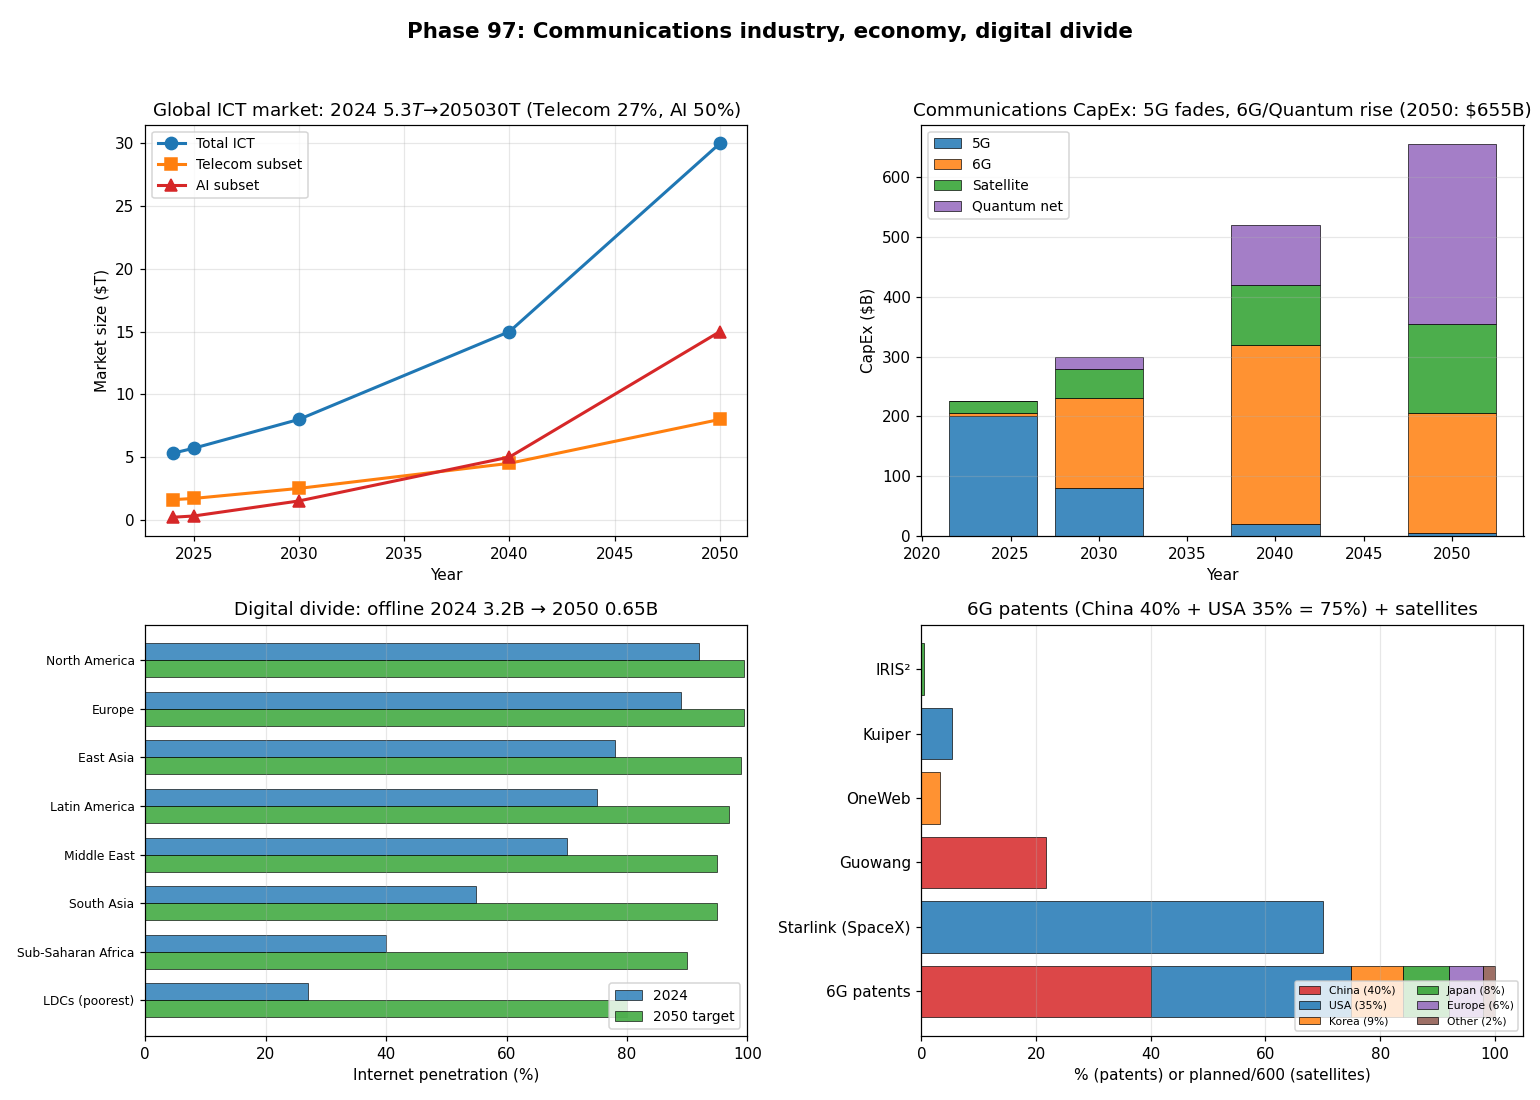

Recreate this plot in Python.
"""
Phase 97: Communications industry, economy, digital divide
Tier 1 #14 — Phase 3/4

4 numerical experiments:
1. Global ICT market 2024-2050 (Telecom + AI + Cloud subset)
2. Communications CapEx by category (5G/6G/Sat/Quantum)
3. Digital divide: internet penetration by region 2024 vs 2050 target
4. 6G patent share by country + Starlink vs Guowang satellites

Output: comm_industry_economy.png + comm_industry_economy_summary.json
"""

import json
import math
import numpy as np
import matplotlib.pyplot as plt


# ----------------------------------------------------------------------
# Test 1: Global ICT market
# ----------------------------------------------------------------------
def test1_ict_market():
    timeline = [
        {"year": 2024, "ICT_T": 5.3,  "Telecom_T": 1.6,  "AI_B": 200},
        {"year": 2025, "ICT_T": 5.7,  "Telecom_T": 1.7,  "AI_B": 300},
        {"year": 2030, "ICT_T": 8.0,  "Telecom_T": 2.5,  "AI_B": 1500},
        {"year": 2040, "ICT_T": 15.0, "Telecom_T": 4.5,  "AI_B": 5000},
        {"year": 2050, "ICT_T": 30.0, "Telecom_T": 8.0,  "AI_B": 15000},
    ]
    return {"timeline": timeline}


# ----------------------------------------------------------------------
# Test 2: Communications CapEx
# ----------------------------------------------------------------------
def test2_capex():
    capex = [
        {"year": 2024, "G5_B": 200, "G6_B": 5,   "Sat_B": 20,  "Quantum_B": 1},
        {"year": 2030, "G5_B": 80,  "G6_B": 150, "Sat_B": 50,  "Quantum_B": 20},
        {"year": 2040, "G5_B": 20,  "G6_B": 300, "Sat_B": 100, "Quantum_B": 100},
        {"year": 2050, "G5_B": 5,   "G6_B": 200, "Sat_B": 150, "Quantum_B": 300},
    ]
    return {"capex": capex}


# ----------------------------------------------------------------------
# Test 3: Digital divide
# ----------------------------------------------------------------------
def test3_digital_divide():
    regions = [
        {"region": "North America",     "pen_2024": 0.92, "pen_2050": 0.995, "bandwidth_Mbps_2024": 200},
        {"region": "Europe",            "pen_2024": 0.89, "pen_2050": 0.995, "bandwidth_Mbps_2024": 150},
        {"region": "East Asia",         "pen_2024": 0.78, "pen_2050": 0.99,  "bandwidth_Mbps_2024": 100},
        {"region": "Latin America",     "pen_2024": 0.75, "pen_2050": 0.97,  "bandwidth_Mbps_2024": 50},
        {"region": "Middle East",       "pen_2024": 0.70, "pen_2050": 0.95,  "bandwidth_Mbps_2024": 50},
        {"region": "South Asia",        "pen_2024": 0.55, "pen_2050": 0.95,  "bandwidth_Mbps_2024": 25},
        {"region": "Sub-Saharan Africa","pen_2024": 0.40, "pen_2050": 0.90,  "bandwidth_Mbps_2024": 15},
        {"region": "LDCs (poorest)",    "pen_2024": 0.27, "pen_2050": 0.80,  "bandwidth_Mbps_2024": 5},
    ]
    # World population approx 8B in 2024
    pop_2024_B = [0.6, 0.75, 1.6, 0.66, 0.4, 1.95, 1.2, 1.1]  # 8B total
    pop_2050_B = [0.65, 0.7, 1.55, 0.75, 0.55, 2.0, 2.0, 1.4]  # 9.7B
    for r, p24, p50 in zip(regions, pop_2024_B, pop_2050_B):
        r["pop_2024_B"] = p24
        r["pop_2050_B"] = p50
        r["online_2024_B"] = p24 * r["pen_2024"]
        r["online_2050_B"] = p50 * r["pen_2050"]
        r["offline_2024_B"] = p24 * (1 - r["pen_2024"])
        r["offline_2050_B"] = p50 * (1 - r["pen_2050"])
    total_offline_2024 = sum(r["offline_2024_B"] for r in regions)
    total_offline_2050 = sum(r["offline_2050_B"] for r in regions)
    return {
        "regions": regions,
        "total_offline_2024_B": total_offline_2024,
        "total_offline_2050_B": total_offline_2050,
        "world_avg_pen_2024": sum(r["online_2024_B"] for r in regions) / sum(pop_2024_B),
        "world_avg_pen_2050": sum(r["online_2050_B"] for r in regions) / sum(pop_2050_B),
    }


# ----------------------------------------------------------------------
# Test 4: 6G patents + satellite geopolitics
# ----------------------------------------------------------------------
def test4_geopolitics():
    patents = [
        {"country": "China", "share_pct": 40},
        {"country": "USA",   "share_pct": 35},
        {"country": "Korea", "share_pct": 9},
        {"country": "Japan", "share_pct": 8},
        {"country": "Europe","share_pct": 6},
        {"country": "Other", "share_pct": 2},
    ]
    satellites = [
        {"name": "Starlink (SpaceX)", "country": "USA", "current": 6800,  "planned": 42000},
        {"name": "Guowang",           "country": "CN",  "current": 0,     "planned": 13000},
        {"name": "OneWeb",            "country": "UK",  "current": 650,   "planned": 1980},
        {"name": "Kuiper",            "country": "USA", "current": 100,   "planned": 3236},
        {"name": "IRIS²",             "country": "EU",  "current": 0,     "planned": 290},
    ]
    return {
        "patents": patents,
        "satellites": satellites,
        "patent_concentration_top2": 75,
    }


# ----------------------------------------------------------------------
# Figure
# ----------------------------------------------------------------------
def make_figure(t1, t2, t3, t4, path):
    fig, axes = plt.subplots(2, 2, figsize=(14, 10))

    # Panel 1: ICT market
    ax = axes[0, 0]
    years = [t["year"] for t in t1["timeline"]]
    ict = [t["ICT_T"] for t in t1["timeline"]]
    telecom = [t["Telecom_T"] for t in t1["timeline"]]
    ai = [t["AI_B"] / 1000 for t in t1["timeline"]]  # to trillions
    ax.plot(years, ict, "o-", color="#1f77b4", lw=2, markersize=8, label="Total ICT")
    ax.plot(years, telecom, "s-", color="#ff7f0e", lw=2, markersize=8, label="Telecom subset")
    ax.plot(years, ai, "^-", color="#d62728", lw=2, markersize=8, label="AI subset")
    ax.set_xlabel("Year")
    ax.set_ylabel("Market size ($T)")
    ax.set_title("Global ICT market: 2024 $5.3T → 2050 $30T (Telecom 27%, AI 50%)")
    ax.legend(fontsize=9)
    ax.grid(alpha=0.3)

    # Panel 2: CapEx by category
    ax = axes[0, 1]
    capex = t2["capex"]
    years = [c["year"] for c in capex]
    categories = ["G5_B", "G6_B", "Sat_B", "Quantum_B"]
    labels = ["5G", "6G", "Satellite", "Quantum net"]
    colors = ["#1f77b4", "#ff7f0e", "#2ca02c", "#9467bd"]
    bottom = np.zeros(len(years))
    for cat, lbl, color in zip(categories, labels, colors):
        vals = [c[cat] for c in capex]
        ax.bar(years, vals, bottom=bottom, color=color, alpha=0.85, label=lbl,
               edgecolor="black", linewidth=0.5, width=5)
        bottom += np.array(vals)
    ax.set_xlabel("Year")
    ax.set_ylabel("CapEx ($B)")
    ax.set_title("Communications CapEx: 5G fades, 6G/Quantum rise (2050: $655B)")
    ax.legend(fontsize=9)
    ax.grid(alpha=0.3, axis="y")

    # Panel 3: Digital divide
    ax = axes[1, 0]
    regions = t3["regions"]
    names = [r["region"] for r in regions]
    pen_2024 = [r["pen_2024"] * 100 for r in regions]
    pen_2050 = [r["pen_2050"] * 100 for r in regions]
    y_pos = np.arange(len(regions))
    width = 0.35
    ax.barh(y_pos - width/2, pen_2024, width, color="#1f77b4", alpha=0.8, label="2024", edgecolor="black", linewidth=0.5)
    ax.barh(y_pos + width/2, pen_2050, width, color="#2ca02c", alpha=0.8, label="2050 target", edgecolor="black", linewidth=0.5)
    ax.set_yticks(y_pos)
    ax.set_yticklabels(names, fontsize=8)
    ax.invert_yaxis()
    ax.set_xlim(0, 100)
    ax.set_xlabel("Internet penetration (%)")
    ax.set_title(f"Digital divide: offline 2024 {t3['total_offline_2024_B']:.1f}B → 2050 {t3['total_offline_2050_B']:.2f}B")
    ax.legend(fontsize=9)
    ax.grid(alpha=0.3, axis="x")

    # Panel 4: 6G patents + satellites
    ax = axes[1, 1]
    patents = t4["patents"]
    names_p = [p["country"] for p in patents]
    shares = [p["share_pct"] for p in patents]
    cmap = ["#d62728", "#1f77b4", "#ff7f0e", "#2ca02c", "#9467bd", "#8c564b"]
    bottom = 0
    for n, s, c in zip(names_p, shares, cmap):
        ax.barh(["6G patents"], [s], left=[bottom], color=c, alpha=0.85,
                label=f"{n} ({s}%)", edgecolor="black", linewidth=0.5)
        bottom += s
    sats = t4["satellites"]
    sat_names = [s["name"] for s in sats]
    planned = [s["planned"] for s in sats]
    country_color = {"USA": "#1f77b4", "CN": "#d62728", "UK": "#ff7f0e", "EU": "#2ca02c"}
    for i, s in enumerate(sats):
        ax.barh([s["name"]], [s["planned"]/600], color=country_color.get(s["country"], "gray"),
                alpha=0.85, edgecolor="black", linewidth=0.5)
    ax.set_xlabel("% (patents) or planned/600 (satellites)")
    ax.set_title(f"6G patents (China 40% + USA 35% = {t4['patent_concentration_top2']}%) + satellites")
    ax.legend(fontsize=7, loc="lower right", ncol=2)
    ax.grid(alpha=0.3, axis="x")

    plt.suptitle("Phase 97: Communications industry, economy, digital divide",
                 fontsize=14, fontweight="bold")
    plt.tight_layout(rect=[0, 0, 1, 0.96])
    plt.savefig(path, dpi=110)
    plt.close()


# ----------------------------------------------------------------------
# Main
# ----------------------------------------------------------------------
if __name__ == "__main__":
    print("=" * 70)
    print("Phase 97: Communications industry, economy, digital divide")
    print("=" * 70)

    print("\n[Test 1] Global ICT market")
    t1 = test1_ict_market()
    for t in t1["timeline"]:
        print(f"  {t['year']}: ICT ${t['ICT_T']:.1f}T, Telecom ${t['Telecom_T']:.1f}T, AI ${t['AI_B']:.0f}B")

    print("\n[Test 2] Communications CapEx")
    t2 = test2_capex()
    for c in t2["capex"]:
        total = c["G5_B"] + c["G6_B"] + c["Sat_B"] + c["Quantum_B"]
        print(f"  {c['year']}: 5G=${c['G5_B']}B, 6G=${c['G6_B']}B, Sat=${c['Sat_B']}B, Q=${c['Quantum_B']}B  total=${total}B")

    print("\n[Test 3] Digital divide")
    t3 = test3_digital_divide()
    for r in t3["regions"]:
        print(f"  {r['region']:25s}  2024: {r['pen_2024']*100:5.1f}%  2050: {r['pen_2050']*100:5.1f}%  "
              f"({r['offline_2024_B']:.2f}B → {r['offline_2050_B']:.2f}B offline)")
    print(f"  World total offline: 2024={t3['total_offline_2024_B']:.2f}B → 2050={t3['total_offline_2050_B']:.2f}B")
    print(f"  World avg penetration: 2024={t3['world_avg_pen_2024']*100:.0f}% → 2050={t3['world_avg_pen_2050']*100:.0f}%")

    print("\n[Test 4] 6G patents + satellites geopolitics")
    t4 = test4_geopolitics()
    for p in t4["patents"]:
        print(f"  {p['country']:10s}: {p['share_pct']}%")
    print(f"  Top 2 (US+CN): {t4['patent_concentration_top2']}%")
    for s in t4["satellites"]:
        print(f"  {s['name']:25s}  [{s['country']}]  current={s['current']}, planned={s['planned']}")

    out = {
        "phase": 97,
        "title": "Communications industry, economy, digital divide",
        "test1_ict_market": t1,
        "test2_capex": t2,
        "test3_digital_divide": t3,
        "test4_geopolitics": t4,
    }
    with open("comm_industry_economy_summary.json", "w", encoding="utf-8") as f:
        json.dump(out, f, indent=2, ensure_ascii=False)
    print("\n  ✓ JSON saved: comm_industry_economy_summary.json")

    make_figure(t1, t2, t3, t4, "comm_industry_economy.png")
    print("  ✓ Figure saved: comm_industry_economy.png")

    print("\n" + "=" * 70)
    print("Phase 97 complete: ICT $30T 2050, offline 2.8B→0.7B, 6G patents US+CN 75%")
    print("=" * 70)
